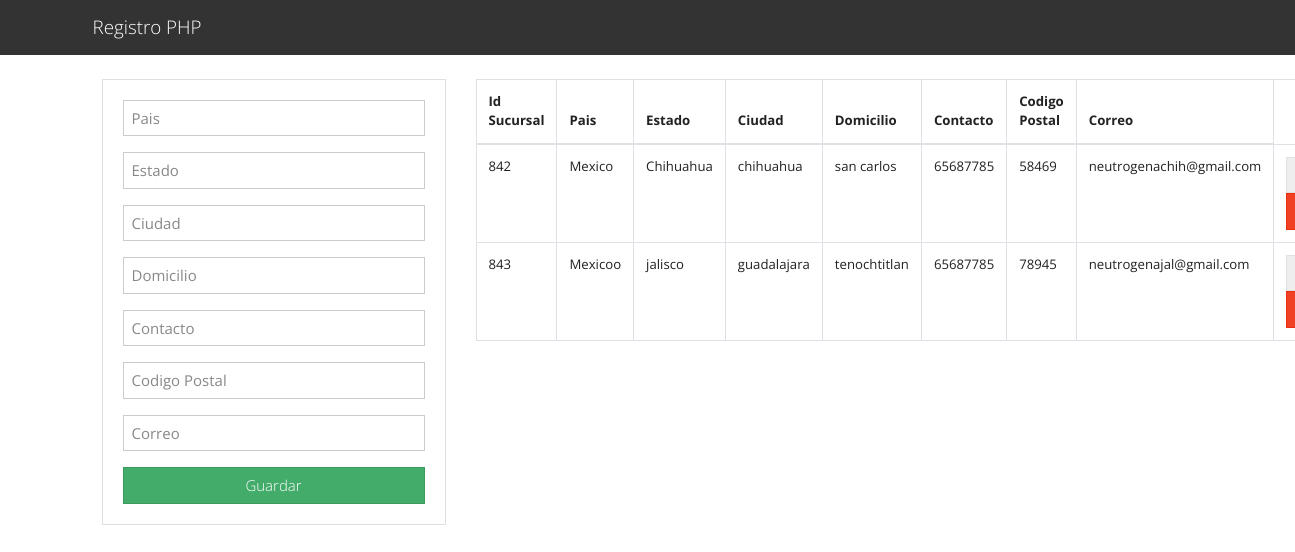
The page / on the database its author committed.
### tables this page shows
CREATE TABLE `sucursal` (
  `id` int(50) NOT NULL,
  `pais` varchar(50) NOT NULL,
  `estado` varchar(50) NOT NULL,
  `ciudad` varchar(50) NOT NULL,
  `domicilio` varchar(50) NOT NULL,
  `contacto` varchar(50) NOT NULL,
  `codigopostal` varchar(50) NOT NULL,
  `correo` varchar(50) NOT NULL
);

### index.php (the view, shortened to what this page needs)
<?php include("db.php"); ?>
<?php include('includes/header.php'); ?>
<main class="container p-4">
  <div class="row">
    <div class="col-md-4">
      <div class="card card-body">
        <form action="saveTask.php" method="POST">
          <div class="form-group">
            <input type="text" name="pais" class="form-control" placeholder="Pais" autofocus>
          </div>
          <div class="form-group">
            <input type="text" name="estado" class="form-control" placeholder="Estado" autofocus>
          </div>
          <div class="form-group">
            <input type="text" name="ciudad" class="form-control" placeholder="Ciudad" autofocus>
          </div>
          <div class="form-group">
            <input type="text" name="domicilio" class="form-control" placeholder="Domicilio" autofocus>
          </div>
          <div class="form-group">
            <input type="text" name="contacto" class="form-control" placeholder="Contacto" autofocus>
          </div>
          <div class="form-group">
            <input type="text" name="codigopostal" class="form-control" placeholder="Codigo Postal" autofocus>
          </div>
          <div class="form-group">
            <input type="text" name="correo" class="form-control" placeholder="Correo" autofocus>
          </div>
          <input type="submit" name="saveTask" class="btn btn-success btn-block" value="Guardar">
        </form>
      </div>
    </div>
    <div class="col-md-8">
      <table class="table table-bordered">
        <thead>
          <tr>
            <th>Id Sucursal</th>
            <th>Pais</th>
            <th>Estado</th>
            <th>Ciudad</th>
            <th>Domicilio</th>
            <th>Contacto</th>
            <th>Codigo Postal</th>
            <th>Correo</th>
          </tr>
        </thead>
        <tbody>
          <?php
          $query = "SELECT * FROM sucursal";
          $result_tasks = mysqli_query($conn, $query);
          while($row = mysqli_fetch_assoc($result_tasks)) { ?>
          <tr>
            <td><?php echo $row['id']; ?></td>
            <td><?php echo $row['pais']; ?></td>
            <td><?php echo $row['estado']; ?></td>
            <td><?php echo $row['ciudad']; ?></td>
            <td><?php echo $row['domicilio']; ?></td>
            <td><?php echo $row['contacto']; ?></td>
            <td><?php echo $row['codigopostal']; ?></td>
            <td><?php echo $row['correo']; ?></td>
            <td>
              <a href="edit.php?id=<?php echo $row['id']?>" class="btn btn-secondary">
              </a>
              <a href="deleteTask.php?id=<?php echo $row['id']?>" class="btn btn-danger">
              </a>
            </td>
          </tr>
          <?php } ?>
        </tbody>
      </table>
    </div>
  </div>
</main>
<?php include('includes/footer.php'); ?>

### Includes/header.php (shortened to what this page needs)
<!DOCTYPE html>
<html lang="en">
  <head>
    <link rel="stylesheet" href="https://bootswatch.com/4/yeti/bootstrap.min.css">
    <link rel="stylesheet" href="https://use.fontawesome.com/releases/v5.6.3/css/all.css">
  </head>
  <body>
    <nav class="navbar navbar-dark bg-dark">
      <div class="container">
        <a class="navbar-brand" href="index.php">Registro PHP </a>
      </div>
    </nav>

### Includes/footer.php (shortened to what this page needs)
</body>
</html>

### rows shown on the page
sucursal: id "842", pais "Mexico", estado "Chihuahua", ciudad "chihuahua", domicilio "san carlos", contacto "65687785", codigopostal "58469", correo "neutrogenachih@gmail.com"
sucursal: id "843", pais "Mexicoo", estado "jalisco", ciudad "guadalajara", domicilio "tenochtitlan", contacto "65687785", codigopostal "78945", correo "neutrogenajal@gmail.com"
